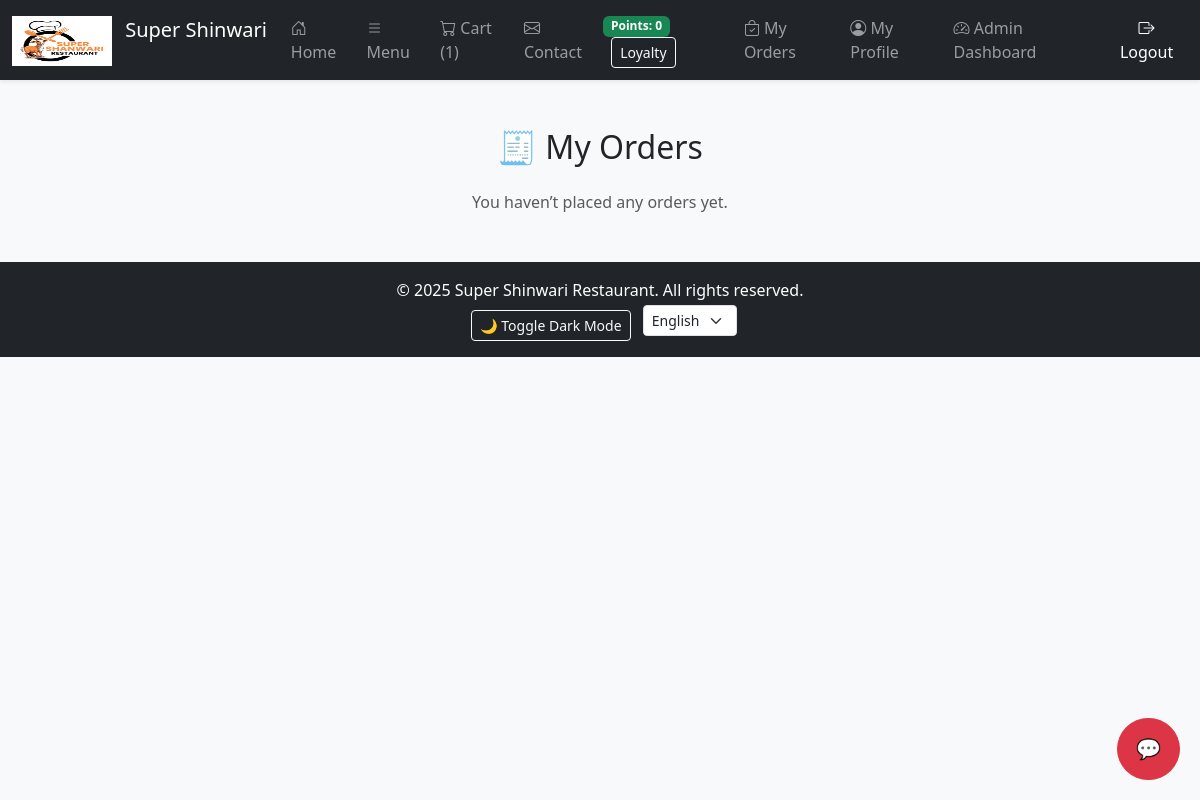
Page /my-orders/ (signed in) on the earlier database version.
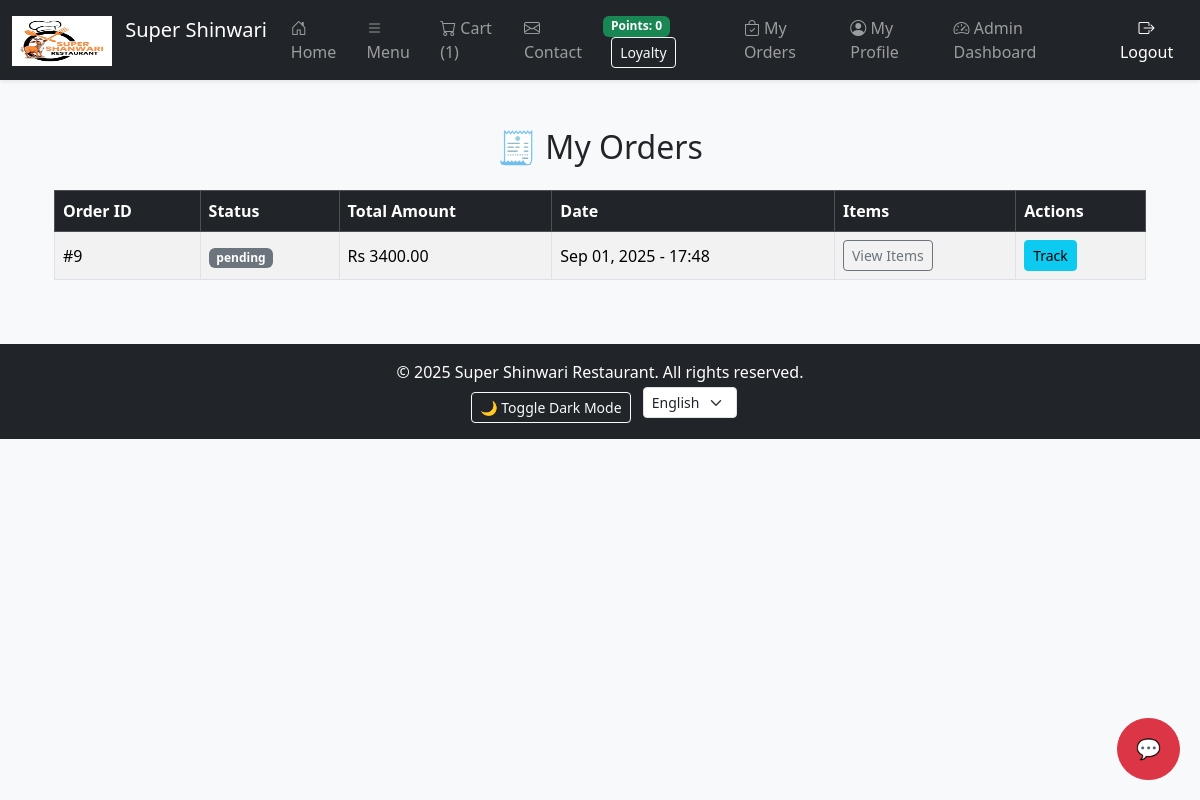
Same page on the later database version.
### core/models.py (models this page shows, shortened)
class Order(models.Model):
    STATUS_CHOICES = (
        ('pending', 'Pending'),
        ('processing', 'Processing'),
        ('delivered', 'Delivered'),
        ('cancelled', 'Cancelled'),
    )
    user = models.ForeignKey(settings.AUTH_USER_MODEL, on_delete=models.CASCADE, related_name='orders')
    full_name = models.CharField(max_length=200)
    phone = models.CharField(max_length=20)
    address = models.TextField()
    branch = models.ForeignKey(Branch, on_delete=models.SET_NULL, null=True, blank=True, related_name='orders')
    total_price = models.DecimalField(max_digits=10, decimal_places=2, default=0)
    status = models.CharField(max_length=20, choices=STATUS_CHOICES, default='pending')
    created_at = models.DateTimeField(auto_now_add=True)
    class Meta:
        ordering = ['-created_at']

### core/views.py (the view)
# urls.py: path('my-orders/', views.my_orders, name='my_orders'),
@login_required
def my_orders(request):
    orders = Order.objects.filter(user=request.user).order_by('-created_at')
    return render(request, 'my_orders.html', {'orders': orders})

### core/context_processors.py (called while the page is built)
def cart_item_count(request):
    total = 0
    if request.user.is_authenticated:
        cart = Cart.objects.filter(user=request.user).first()
        if cart:
            total = CartItem.objects.filter(cart=cart).aggregate(total=Sum('quantity'))['total'] or 0
    return {'cart_item_count': total}

### core/loyalty.py (called while the page is built)
def get_profile(user):
    profile, _ = UserProfile.objects.get_or_create(user=user)
    return profile

### core/models.py (called while the page is built)
    @property
    def cart_items(self):
        return self.items.all()

### templates/my_orders.html (shortened to what this page needs)
{% extends 'base.html' %}
{% load static %}
{% block content %}
<div class="container my-5">
    <h2 class="text-center mb-4">🧾 My Orders</h2>
    {% if orders %}
    <div class="table-responsive">
        <table class="table table-bordered table-striped align-middle">
            <thead class="table-dark">
                <tr>
                    <th>Order ID</th>
                    <th>Status</th>
                    <th>Total Amount</th>
                    <th>Date</th>
                    <th>Items</th>
                    <th>Actions</th>
                </tr>
            </thead>
            <tbody>
                {% for order in orders %}
                <tr>
                    <td>#{{ order.id }}</td>
                    <td>
                        <span class="badge
                            {% if order.status == 'Pending' %}bg-warning
                            {% elif order.status == 'Preparing' %}bg-primary
                            {% elif order.status == 'On the Way' %}bg-info
                            {% elif order.status == 'Delivered' %}bg-success
                            {% else %}bg-secondary{% endif %}">
                            {{ order.status }}
                        </span>
                    </td>
                    <td>Rs {{ order.total_price }}</td>
                    <td>{{ order.created_at|date:"M d, Y - H:i" }}</td>
                    <td>
                        <button class="btn btn-sm btn-outline-secondary" data-bs-toggle="collapse" data-bs-target="#items-{{ order.id }}">
                            View Items
                        </button>
                    </td>
                    <td>
                        <a href="{% url 'track_order' order.id %}" class="btn btn-info btn-sm">Track</a>
                    </td>
                </tr>
                {% endfor %}
            </tbody>
        </table>
    </div>
    {% else %}
        <p class="text-center text-muted">You haven’t placed any orders yet.</p>
    {% endif %}
</div>
{% endblock %}

Differences in the rows shown:
added Order: id "9", status "pending", total_price "3400.00", created_at "Sep 01, 2025 - 17:48"
Other differences:
text no longer shown: "You haven’t placed any orders yet."
text now shown: "Order ID Status Total Amount Date Items Actions"
